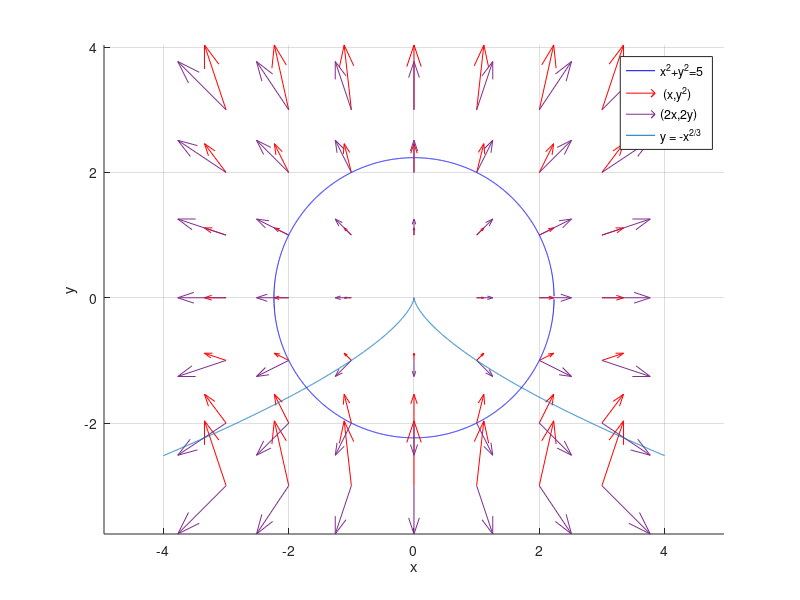
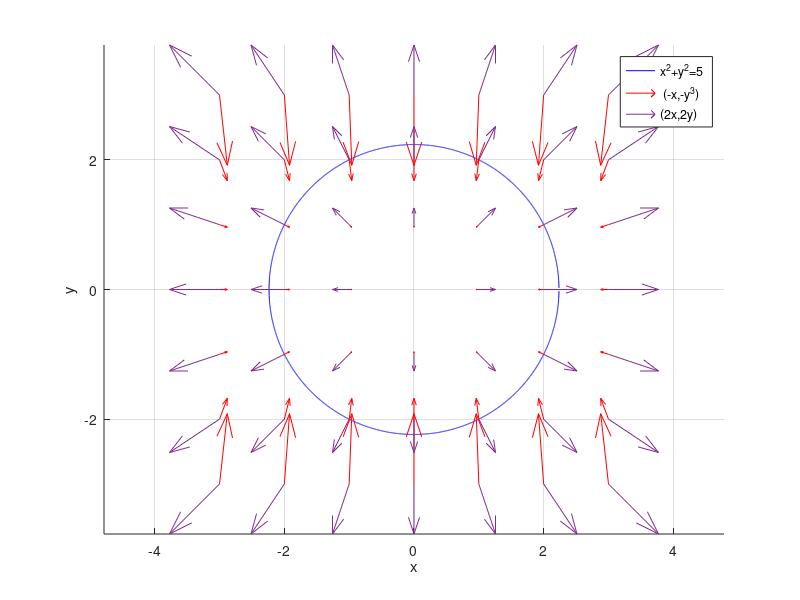

These figures' MATLAB source, in order:
close all ;
clear all ; 

r = sqrt(5) ;
t = -r : 0.001:r ;
f1 = sqrt( 5 - t.^2 ) ;
f2 = - sqrt(5 - t.^2 ) ;

[ x , y ] = meshgrid( -3 : 3 ) ; 
t1 = -4 : 0.001:4


figure (1) 
hold on ; 
c_plot=plot (t, f1 ,'b' ,  t , f2 , 'b'   ) ; 
axis equal ; 
xlabel('x') 
ylabel('y') 
grid on ; 
q1=quiver ( x , y , x , y.^2 , 'r' )  ; 
q2=quiver( x , y  , 2.*x , 2.*y ) ;
q3 = plot( t1 , - (t1.^2).^(1/3)) 
legend ([c_plot(1) , q1 , q2 , q3 ] , "x^2+y^2=5 " ," (x,y^2) " , "(2x,2y)" , "y = -x^{2/3}"  )
print('../immagini/circonferenza.png ', '-dpng' , '-r300'  ); % Salva come PNG a 300 DPI
hold off ;

figure (2) 
hold on ; 
c_plot=plot (t, f1 ,'b' ,  t , f2 , 'b'   ) ; 
axis equal ; 
xlabel('x') 
ylabel('y') 
grid on ; 
q1=quiver ( x , y , -x , - y.^3, 'r' )  ; 
q2=quiver( x , y  , 2.*x , 2.*y ) ;
legend ([c_plot(1) , q1 , q2 , q3] , "x^2+y^2=5 " ," (-x,-y^3) " , "(2x,2y)"   )
print('../immagini/circonferenza_1.png ', '-dpng' , '-r300'  ); % Salva come PNG a 300 DPI
hold off ;



